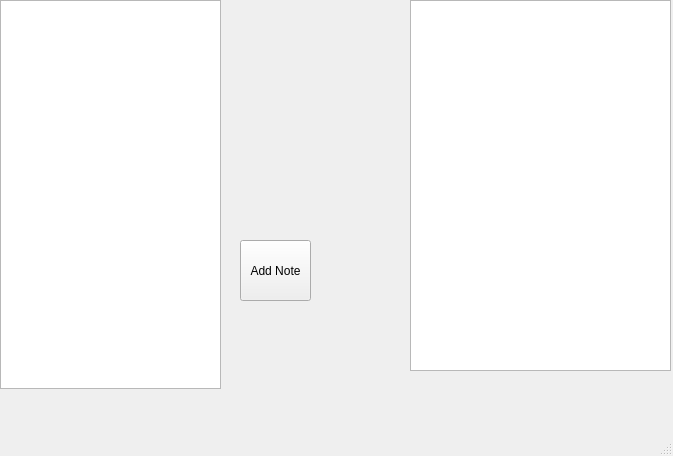
<?xml version="1.0" encoding="UTF-8"?>
<ui version="4.0">
 <class>MainWindow</class>
 <widget class="QMainWindow" name="MainWindow">
  <property name="geometry">
   <rect>
    <x>0</x>
    <y>0</y>
    <width>673</width>
    <height>456</height>
   </rect>
  </property>
  <property name="windowTitle">
   <string>MainWindow</string>
  </property>
  <widget class="QWidget" name="centralwidget">
   <widget class="QTableView" name="tableView">
    <property name="geometry">
     <rect>
      <x>0</x>
      <y>0</y>
      <width>221</width>
      <height>389</height>
     </rect>
    </property>
   </widget>
   <widget class="QTreeView" name="treeView">
    <property name="geometry">
     <rect>
      <x>410</x>
      <y>0</y>
      <width>261</width>
      <height>371</height>
     </rect>
    </property>
   </widget>
   <widget class="QToolButton" name="toolButton">
    <property name="geometry">
     <rect>
      <x>240</x>
      <y>240</y>
      <width>71</width>
      <height>61</height>
     </rect>
    </property>
    <property name="text">
     <string>Add Note</string>
    </property>
   </widget>
  </widget>
  <widget class="QMenuBar" name="menubar">
   <property name="geometry">
    <rect>
     <x>0</x>
     <y>0</y>
     <width>673</width>
     <height>21</height>
    </rect>
   </property>
  </widget>
  <widget class="QStatusBar" name="statusbar"/>
 </widget>
 <resources/>
 <connections/>
</ui>
